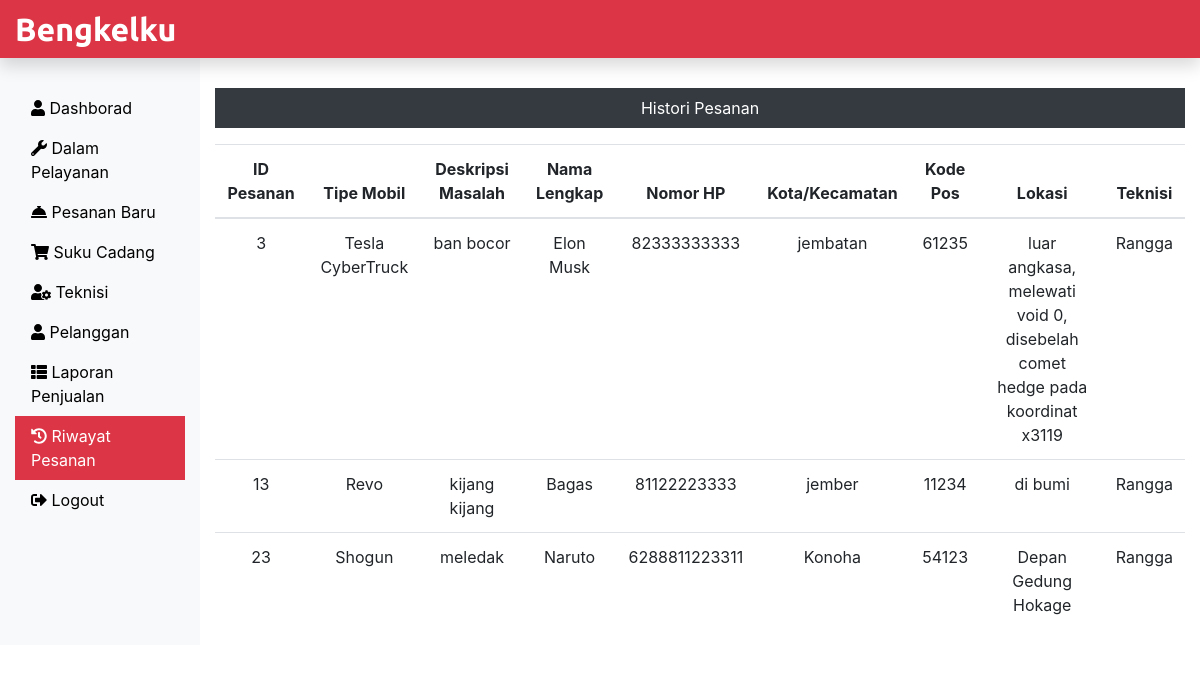
Screenshot of /Bengkelku/Admin/history.php (signed in) with the database file from the repository.
### tables this page shows
CREATE TABLE `historipesanan_tb` (
  `request_id` int(11) NOT NULL,
  `tipe_mobil` varchar(60) NOT NULL,
  `d_masalah` text NOT NULL,
  `nama_lengkap` varchar(60) NOT NULL,
  `nomor_hp` bigint(20) NOT NULL,
  `kota_kec` varchar(60) NOT NULL,
  `kode_pos` int(11) NOT NULL,
  `lok_alamat` text NOT NULL,
  `teknisi_t` varchar(60) NOT NULL
);

### Bengkelku/Admin/history.php (the view, shortened to what this page needs)
<?php
include('includes/header.php');
include('../dbConnection.php');
?>
<div class="col-sm-9 col-md-10 mt-5 text-center">
	<p class="bg-dark text-white p-2">Histori Pesanan</p>
	<?php
			$sql= "SELECT * FROM historipesanan_tb";
					$result = $conn->query($sql);
					if($result->num_rows > 0){
						echo '
							<table class="table">
								<thead>
									<tr>
										<th scope="col">ID Pesanan</th>
										<th scope="col">Tipe Mobil</th>
										<th scope="col">Deskripsi Masalah</th>
										<th scope="col">Nama Lengkap</th>
										<th scope="col">Nomor HP</th>
										<th scope="col">Kota/Kecamatan</th>
										<th scope="col">Kode Pos</th>
										<th scope="col">Lokasi</th>
										<th scope="col">Teknisi</th>
									</tr>
								</thead>
								<tbody>';
									while($row = $result->fetch_assoc()){
									echo '<tr>';
										echo '<td>'.$row["request_id"].'</td>';
										echo '<td>'.$row["tipe_mobil"].'</td>';
										echo '<td>'.$row["d_masalah"].'</td>';
										echo '<td>'.$row["nama_lengkap"].'</td>';
										echo '<td>'.$row["nomor_hp"].'</td>';
										echo '<td>'.$row["kota_kec"].'</td>';
										echo '<td>'.$row["kode_pos"].'</td>';
										echo '<td>'.$row["lok_alamat"].'</td>';
										echo '<td>'.$row["teknisi_t"].'</td>';
									echo '</tr>';
									}
								echo '</tbody>';
							echo '</table>';
					} else{
						echo '0 Hasil';
					}
	?>
</div>
<?php
include('includes/footer.php');
?>

### Bengkelku/Admin/includes/header.php (shortened to what this page needs)
<!DOCTYPE html>
<html lang="en">
<head>
  <link rel="stylesheet" href="../css/bootstrap.min.css">
  <link rel="stylesheet" href="../css/all.min.css">
  <link rel="stylesheet" href="../css/custom.css">
</head>
<body>
	<nav class="navbar navbar-dark fixed-top bg-danger flex-md-nowrap p-0 shadow">
		<a class="navbar-brand col-sm-3 col-md-2 mr-0" href="dashboard.php">Bengkelku</a>
	</nav>
	<div class="container-fluid" style="margin-top: 40px;">
		<div class="row">
			<nav class="col-sm-2 bg-light sidebar py-5 d-print-none">
				<div class="sidebar-sticky">
					<ul class="nav flex-column">
						<li class="nav-item">
							<a class="nav-link <?php if(PAGE == 'Dashboard'){echo 'active';} ?>" href="dashboard.php"><i class="fas fa-user"></i> Dashborad</a>
						</li>
						<li class="nav-item">
							<a class="nav-link <?php if(PAGE == 'DalamPelayanan'){echo 'active';} ?>" href="service.php"><i class="fas fa-wrench"></i> Dalam Pelayanan</a>
						</li>
						<li class="nav-item">
							<a class="nav-link <?php if(PAGE == 'PesananBaru'){echo 'active';} ?>" href="order.php"><i class="fas fa-concierge-bell"></i> Pesanan Baru</a>
						</li>
						<li class="nav-item">
							<a class="nav-link <?php if(PAGE == 'SukuCadang'){echo 'active';} ?>" href="sparepart.php"><i class="fas fa-shopping-cart"></i> Suku Cadang</a>
						</li>
						<li class="nav-item">
							<a class="nav-link <?php if(PAGE == 'DaftarTeknisi'){echo 'active';} ?>" href="teknisi.php"><i class="fas fa-user-cog"></i> Teknisi</a>
						</li>
						<li class="nav-item">
							<a class="nav-link <?php if(PAGE == 'DaftarPelanggan'){echo 'active';} ?>" href="pelanggan.php"><i class="fas fa-user"></i> Pelanggan</a>
						</li>
						<li class="nav-item">
							<a class="nav-link <?php if(PAGE == 'LaporanPenjualan'){echo 'active';} ?>" href="report.php"><i class="fas fa-th-list"></i> Laporan Penjualan</a>
						</li>
						<li class="nav-item">
							<a class="nav-link <?php if(PAGE == 'RiwayatPesanan'){echo 'active';} ?>" href="history.php"><i class="fas fa-history"></i> Riwayat Pesanan</a>
						</li>
						<li class="nav-item">
							<a class="nav-link" href="../Customer/Logout.php"><i class="fas fa-sign-out-alt"></i> Logout</a>
						</li>
					</ul>
				</div>
			</nav>

### Bengkelku/Admin/includes/footer.php (shortened to what this page needs)
		</div>
	</div>
</body>
</html>

### Bengkelku/css/custom.css (style rules this page uses)
.navbar-brand { font-family: "Ubuntu", sans-serif; font-size: 2em; font-weight: bold; }
a { color: #000000; }
.active { color: #fff; background-color: #dc3545; }

### rows the page displays
historipesanan_tb: request_id "3", tipe_mobil "Tesla CyberTruck", d_masalah "ban bocor", nama_lengkap "Elon Musk", nomor_hp "82333333333", kota_kec "jembatan", kode_pos "61235", lok_alamat "luar angkasa, melewati void 0, disebelah comet hedge pada koordinat x3119", teknisi_t "Rangga"
historipesanan_tb: request_id "13", tipe_mobil "Revo", d_masalah "kijang kijang", nama_lengkap "Bagas", nomor_hp "81122223333", kota_kec "jember", kode_pos "11234", lok_alamat "di bumi", teknisi_t "Rangga"
historipesanan_tb: request_id "23", tipe_mobil "Shogun", d_masalah "meledak", nama_lengkap "Naruto", nomor_hp "6288811223311", kota_kec "Konoha", kode_pos "54123", lok_alamat "Depan Gedung Hokage", teknisi_t "Rangga"
